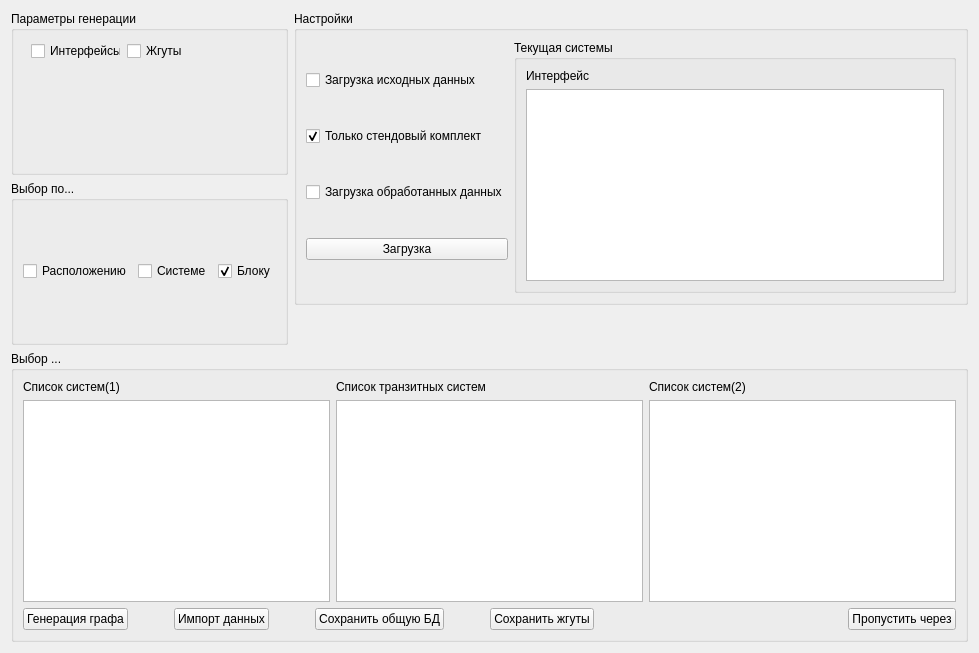
<?xml version="1.0" encoding="UTF-8"?>
<ui version="4.0">
 <class>FormCurciut</class>
 <widget class="QWidget" name="FormCurciut">
  <property name="geometry">
   <rect>
    <x>0</x>
    <y>0</y>
    <width>979</width>
    <height>653</height>
   </rect>
  </property>
  <property name="windowTitle">
   <string>Form</string>
  </property>
  <layout class="QGridLayout" name="gridLayout">
   <item row="0" column="0">
    <layout class="QHBoxLayout" name="horizontalLayout_6">
     <item>
      <layout class="QVBoxLayout" name="verticalLayout_6">
       <item>
        <widget class="QGroupBox" name="groupBox_3">
         <property name="title">
          <string>Параметры генерации</string>
         </property>
         <widget class="QWidget" name="layoutWidget">
          <property name="geometry">
           <rect>
            <x>20</x>
            <y>30</y>
            <width>157</width>
            <height>21</height>
           </rect>
          </property>
          <layout class="QHBoxLayout" name="horizontalLayout_5">
           <item>
            <widget class="QCheckBox" name="checkBoxInter">
             <property name="text">
              <string>Интерфейсы</string>
             </property>
            </widget>
           </item>
           <item>
            <widget class="QCheckBox" name="checkBoxCoord">
             <property name="text">
              <string>Жгуты</string>
             </property>
            </widget>
           </item>
          </layout>
         </widget>
        </widget>
       </item>
       <item>
        <widget class="QGroupBox" name="groupBox_4">
         <property name="title">
          <string>Выбор по...</string>
         </property>
         <layout class="QGridLayout" name="gridLayout_2">
          <item row="0" column="0">
           <layout class="QHBoxLayout" name="horizontalLayout_3">
            <item>
             <widget class="QCheckBox" name="checkBoxLocation">
              <property name="text">
               <string>Расположению</string>
              </property>
             </widget>
            </item>
            <item>
             <widget class="QCheckBox" name="checkBoxSys">
              <property name="text">
               <string>Системе</string>
              </property>
             </widget>
            </item>
            <item>
             <widget class="QCheckBox" name="checkBoxUnit">
              <property name="text">
               <string>Блоку</string>
              </property>
              <property name="checked">
               <bool>true</bool>
              </property>
             </widget>
            </item>
           </layout>
          </item>
         </layout>
        </widget>
       </item>
      </layout>
     </item>
     <item>
      <layout class="QVBoxLayout" name="verticalLayout_5">
       <item>
        <widget class="QGroupBox" name="groupBox_2">
         <property name="sizePolicy">
          <sizepolicy hsizetype="Expanding" vsizetype="Expanding">
           <horstretch>0</horstretch>
           <verstretch>0</verstretch>
          </sizepolicy>
         </property>
         <property name="title">
          <string>Настройки</string>
         </property>
         <layout class="QGridLayout" name="gridLayout_5">
          <item row="0" column="0">
           <layout class="QHBoxLayout" name="horizontalLayout_7">
            <item>
             <layout class="QVBoxLayout" name="verticalLayout_4">
              <item>
               <widget class="QCheckBox" name="checkBoxLoad">
                <property name="text">
                 <string>Загрузка исходных данных</string>
                </property>
               </widget>
              </item>
              <item>
               <widget class="QCheckBox" name="checkBoxStend">
                <property name="text">
                 <string>Только стендовый комплект</string>
                </property>
                <property name="checked">
                 <bool>true</bool>
                </property>
               </widget>
              </item>
              <item>
               <widget class="QCheckBox" name="checkBoxLoadParsed">
                <property name="text">
                 <string>Загрузка обработанных данных</string>
                </property>
               </widget>
              </item>
              <item>
               <widget class="QPushButton" name="pushButtonLoad">
                <property name="text">
                 <string>Загрузка</string>
                </property>
               </widget>
              </item>
             </layout>
            </item>
            <item>
             <widget class="QGroupBox" name="groupBox_5">
              <property name="title">
               <string>Текущая системы</string>
              </property>
              <layout class="QGridLayout" name="gridLayout_4">
               <item row="0" column="0">
                <layout class="QVBoxLayout" name="verticalLayout_7">
                 <item>
                  <widget class="QLabel" name="label_4">
                   <property name="text">
                    <string>Интерфейс</string>
                   </property>
                  </widget>
                 </item>
                 <item>
                  <widget class="QListWidget" name="listWidgetInter">
                   <property name="alternatingRowColors">
                    <bool>true</bool>
                   </property>
                   <property name="selectionMode">
                    <enum>QAbstractItemView::MultiSelection</enum>
                   </property>
                  </widget>
                 </item>
                </layout>
               </item>
              </layout>
             </widget>
            </item>
           </layout>
          </item>
         </layout>
        </widget>
       </item>
       <item>
        <spacer name="verticalSpacer">
         <property name="orientation">
          <enum>Qt::Vertical</enum>
         </property>
         <property name="sizeType">
          <enum>QSizePolicy::Minimum</enum>
         </property>
         <property name="sizeHint" stdset="0">
          <size>
           <width>20</width>
           <height>40</height>
          </size>
         </property>
        </spacer>
       </item>
      </layout>
     </item>
    </layout>
   </item>
   <item row="1" column="0">
    <widget class="QGroupBox" name="groupBox">
     <property name="title">
      <string>Выбор ...</string>
     </property>
     <layout class="QGridLayout" name="gridLayout_3">
      <item row="0" column="0">
       <layout class="QHBoxLayout" name="horizontalLayout">
        <item>
         <layout class="QVBoxLayout" name="verticalLayout">
          <item>
           <widget class="QLabel" name="label">
            <property name="text">
             <string>Список систем(1)</string>
            </property>
           </widget>
          </item>
          <item>
           <widget class="QListWidget" name="listWidgetSys1">
            <property name="alternatingRowColors">
             <bool>true</bool>
            </property>
            <property name="selectionMode">
             <enum>QAbstractItemView::MultiSelection</enum>
            </property>
           </widget>
          </item>
         </layout>
        </item>
        <item>
         <layout class="QVBoxLayout" name="verticalLayout_3">
          <item>
           <widget class="QLabel" name="label_3">
            <property name="text">
             <string>Список транзитных систем</string>
            </property>
           </widget>
          </item>
          <item>
           <widget class="QListWidget" name="listWidgetSysMiddle">
            <property name="alternatingRowColors">
             <bool>true</bool>
            </property>
            <property name="selectionMode">
             <enum>QAbstractItemView::MultiSelection</enum>
            </property>
           </widget>
          </item>
         </layout>
        </item>
        <item>
         <layout class="QVBoxLayout" name="verticalLayout_2">
          <item>
           <widget class="QLabel" name="label_2">
            <property name="text">
             <string>Список систем(2)</string>
            </property>
           </widget>
          </item>
          <item>
           <widget class="QListWidget" name="listWidgetSys2">
            <property name="alternatingRowColors">
             <bool>true</bool>
            </property>
            <property name="selectionMode">
             <enum>QAbstractItemView::MultiSelection</enum>
            </property>
           </widget>
          </item>
         </layout>
        </item>
       </layout>
      </item>
      <item row="1" column="0">
       <layout class="QHBoxLayout" name="horizontalLayout_4">
        <item>
         <layout class="QHBoxLayout" name="horizontalLayout_2">
          <item>
           <widget class="QPushButton" name="pushButton">
            <property name="text">
             <string>Генерация графа</string>
            </property>
           </widget>
          </item>
          <item>
           <spacer name="horizontalSpacer">
            <property name="orientation">
             <enum>Qt::Horizontal</enum>
            </property>
            <property name="sizeHint" stdset="0">
             <size>
              <width>40</width>
              <height>20</height>
             </size>
            </property>
           </spacer>
          </item>
          <item>
           <widget class="QPushButton" name="pushButtonImport">
            <property name="text">
             <string>Импорт данных</string>
            </property>
           </widget>
          </item>
          <item>
           <spacer name="horizontalSpacer_2">
            <property name="orientation">
             <enum>Qt::Horizontal</enum>
            </property>
            <property name="sizeHint" stdset="0">
             <size>
              <width>40</width>
              <height>20</height>
             </size>
            </property>
           </spacer>
          </item>
          <item>
           <widget class="QPushButton" name="pushButtonDataBase">
            <property name="text">
             <string>Сохранить общую БД</string>
            </property>
           </widget>
          </item>
          <item>
           <spacer name="horizontalSpacer_4">
            <property name="orientation">
             <enum>Qt::Horizontal</enum>
            </property>
            <property name="sizeHint" stdset="0">
             <size>
              <width>40</width>
              <height>20</height>
             </size>
            </property>
           </spacer>
          </item>
         </layout>
        </item>
        <item>
         <widget class="QPushButton" name="pushButtonRoute">
          <property name="text">
           <string>Сохранить жгуты</string>
          </property>
         </widget>
        </item>
        <item>
         <spacer name="horizontalSpacer_3">
          <property name="orientation">
           <enum>Qt::Horizontal</enum>
          </property>
          <property name="sizeHint" stdset="0">
           <size>
            <width>40</width>
            <height>20</height>
           </size>
          </property>
         </spacer>
        </item>
        <item>
         <widget class="QPushButton" name="pushButtonCut">
          <property name="text">
           <string>Пропустить через</string>
          </property>
         </widget>
        </item>
       </layout>
      </item>
     </layout>
    </widget>
   </item>
  </layout>
 </widget>
 <resources/>
 <connections/>
</ui>
